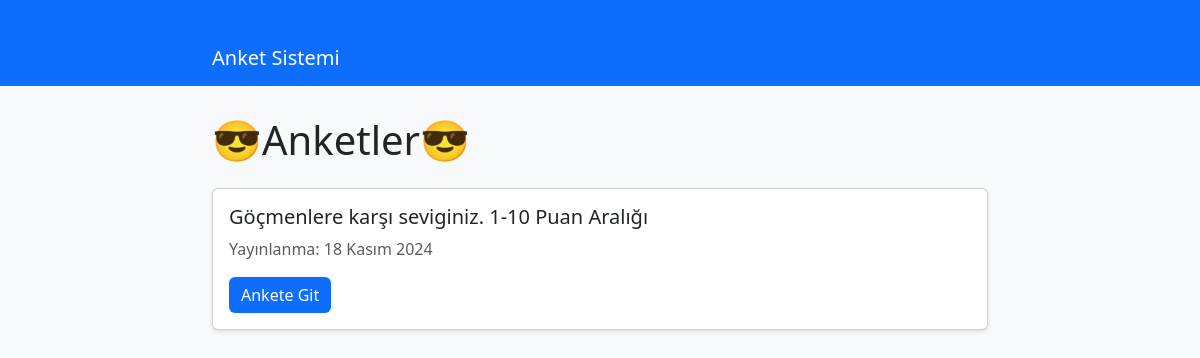
The page / on the database its author committed.
### anketler/models.py (models this page shows, shortened)
class Soru(models.Model):
    soru_metni = models.CharField(max_length=200)
    yayinlanma_tarihi = models.DateTimeField('yayınlanma tarihi')

### anketler/views.py (the view)
# urls.py: path('', views.index, name='index'),
def index(request):
    son_anketler = Soru.objects.order_by('-yayinlanma_tarihi')[:5]
    context = {'son_anketler': son_anketler}
    return render(request, 'anketler/index.html', context)

### anketler/templates/anketler/index.html (shortened to what this page needs)
{% extends 'anketler/base.html' %}
{% block content %}
<div class="row">
    <div class="col-12">
        <h1 class="mb-4">😎Anketler😎</h1>
        {% if son_anketler %}
            {% for soru in son_anketler %}
            <div class="card">
                <div class="card-body">
                    <h5 class="card-title">{{ soru.soru_metni }}</h5>
                    <p class="card-text text-muted">Yayınlanma: {{ soru.yayinlanma_tarihi|date:"d F Y" }}</p>
                    <a href="{% url 'anketler:detail' soru.id %}" class="btn btn-primary">Ankete Git</a>
                </div>
            </div>
            {% endfor %}
        {% else %}
            <div class="alert alert-info">
                Henüz hiç anket yok.
            </div>
        {% endif %}
    </div>
</div>
{% endblock %}

### anketler/templates/anketler/base.html (style rules this page uses)
body { background-color: #f8f9fa; }
.card { margin-bottom: 20px; box-shadow: 0 2px 4px rgba(0,0,0,0.1); }
.btn-primary { background-color: #0d6efd; border: none; }

### rows shown on the page
Soru: soru_metni "Göçmenlere karşı seviginiz. 1-10 Puan Aralığı", yayinlanma_tarihi "18 Kasım 2024"
